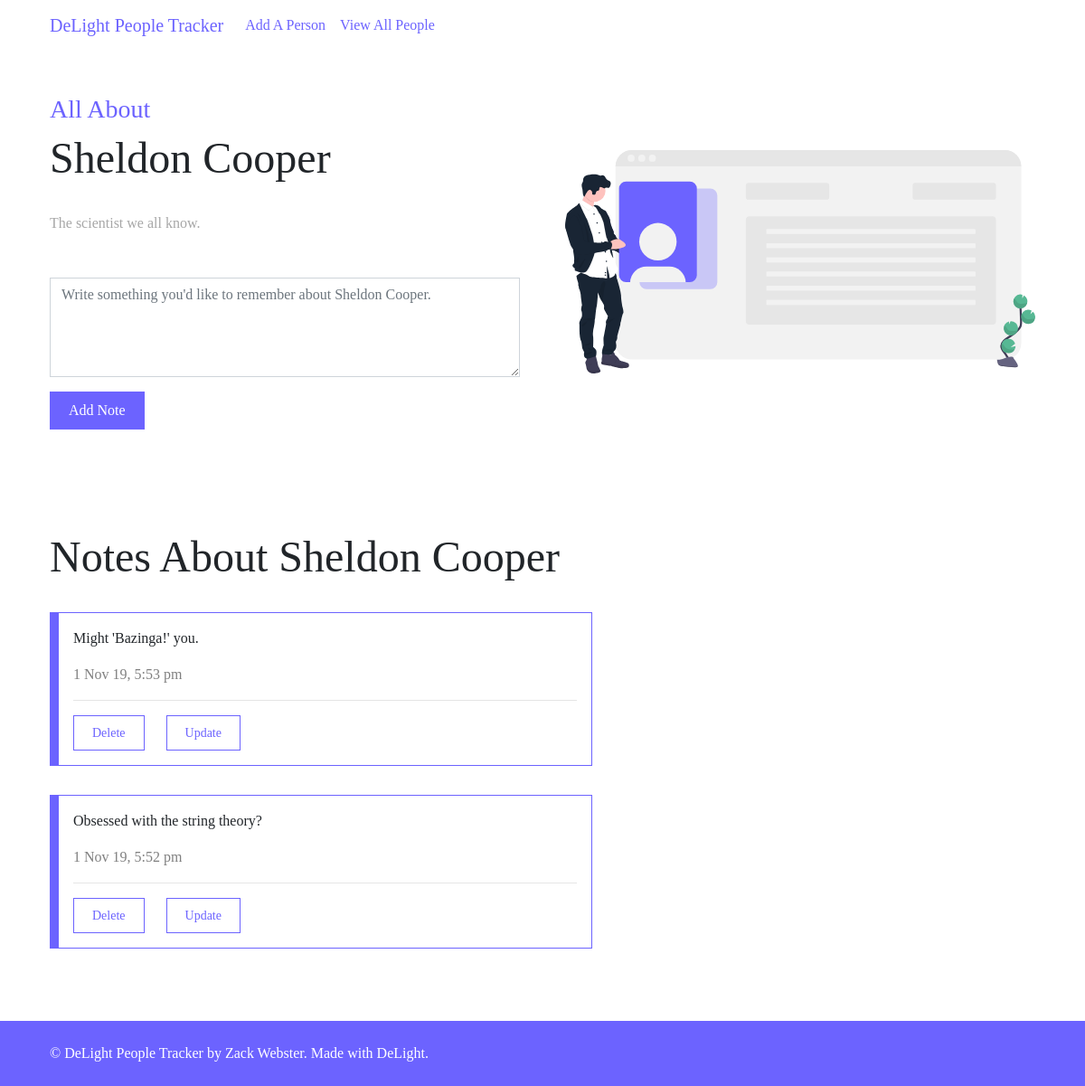
Page /person.php?id=11 on the committed database.
### tables this page shows
CREATE TABLE `people` (
  `id` int(11) NOT NULL,
  `name` varchar(255) NOT NULL,
  `intro` varchar(255) DEFAULT NULL
);

CREATE TABLE `notes` (
  `id` int(11) NOT NULL,
  `person_id` int(11) NOT NULL,
  `content` varchar(255) NOT NULL,
  `time` timestamp NOT NULL DEFAULT CURRENT_TIMESTAMP
);

### d-core/DB.class.php (called while the page is built, shortened)
<?php
class DB
{
    protected static $instance = null;
    public static function instance()
    {
        if (self::$instance === null) {
            $options  = array(
                PDO::ATTR_ERRMODE            => PDO::ERRMODE_EXCEPTION,
                PDO::ATTR_DEFAULT_FETCH_MODE => PDO::FETCH_ASSOC,
                PDO::ATTR_EMULATE_PREPARES   => FALSE,
            );
            $dsn = 'mysql:host=' . DB_HOST . ';dbname=' . DB_NAME . ';charset=' . DB_CHAR;
            self::$instance = new PDO($dsn, DB_USER, DB_PASS, $options);
        }
        return self::$instance;
    }
    public static function run($sql, $args = [])
    {
        $statement = self::instance()->prepare($sql);
        $statement->execute($args);
        return $statement;
    }
}

### d-core/db.php (called while the page is built, shortened)
<?php
function fetch($query, $args = [])
{
    return DB::run($query, $args)->fetch();
}
function fetchAll($query, $args = [])
{
    return DB::run($query, $args)->fetchAll();
}
function fetchColumn($query, $args = [])
{
    return DB::run($query, $args)->fetchColumn();
}

### person.php (the view, shortened to what this page needs)
<?php
$id = _get('id');
$person = fetchPerson($id);
?>
<section>
    <div class="container">
        <div data-aos="fade-up" class="row flex-column-reverse flex-md-row">
            <div class="col-md-6 d-flex align-items-center mb-3">
                <div class="w-100">
                    <h3 class="text-primary">All About</h3>
                    <h2><?= $person['name'] ?></h2>
                    <p class="grey mb-5">
                        <?= $person['intro'] ?>
                    </p>
                    <form method="post" action="d-processors/add-note.php">
                        <div class="form-group">
                            <textarea class="form-control" name="note" rows="4" placeholder="Write something you'd like to remember about <?= $person['name'] ?>."></textarea>
                        </div>
                        <button name="submit" type="submit" class="btn btn-primary">Add Note</button>
                    </form>
                </div>
            </div>
            <div data-aos="fade-left" class="col-md-6 d-flex align-items-center mb-3">
                <img class="img-fluid" src="assets/images/4.svg">
            </div>
        </div>
    </div>
</section>
<section>
    <div class="container">
        <?php
        $notes_count = fetchColumn('select count(*) from notes where person_id = ?', [$person['id']]);
        if ($notes_count === 0) {
            echo '<h3 class="text-center text-black-50">There are no notes yet about ' . htmlentities($person['name']) . '</h3>';
        } else {
            $notes = fetchAll('select * from notes where person_id = ? order by id DESC', [$person['id']]);
            ?>
            <h2>Notes About <?= htmlentities($person['name']) ?></h2>
            <?php
                foreach ($notes as $note) {
                    putNote($note, true);
                }
                ?>
        <?php
        }
        ?>
    </div>
</section>

### d-custom/extra.php (shortened to what this page needs)
<?php
function fetchPerson($id)
{
    return fetch('select * from people where id=?', [$id]);
}
function formatTime($timeString)
{
    return date('j M y, g:i a', strtotime($timeString));
}
function putNote($note, $buttons = false)
{
    ?>
    <div class="note">
        <p><?= $note['content'] ?></p>
        <span class="text-black-50"><?= formatTime($note['time']) ?></span>
        <?php
            if ($buttons) {
                ?>
            <hr />
            <form method="post" class="form-inline" action="d-processors/delete-note.php">
                <button type="submit" class="btn btn-outline-primary btn-sm mr-4">Delete</button>
                <a class="btn btn-outline-primary btn-sm" href="update-note.php?id=<?= $note['id'] ?>">Update</a>
            </form>
        <?php
            }
            ?>
    </div>
<?php
}

### assets/css/sticky-footer.css (style rules this page uses)
html, body { height: 100%; }

### assets/css/custom.css (style rules this page uses)
section { min-height: 30vh; display: flex; align-items: center; padding: 3rem 0; }
h2 { margin-bottom: 2rem; }
p.grey { color: #a7a7a7; }
form { width: 100%; }
.btn { padding: 8px 20px; }
.note { max-width: 600px; border: 1px solid #6c63ff; border-left: 10px solid #6c63ff; padding: 1rem; margin-bottom: 2rem; }

### rows in the picture
people: name "Sheldon Cooper", intro "The scientist we all know.", note "Write something you'd like to remember about Sheldon Cooper."
notes: content "Might 'Bazinga!' you.", time "1 Nov 19, 5:53 pm"
notes: content "Obsessed with the string theory?", time "1 Nov 19, 5:52 pm"

### other values in the picture
$title "DeLight People Tracker"
APP_NAME "DeLight People Tracker"
